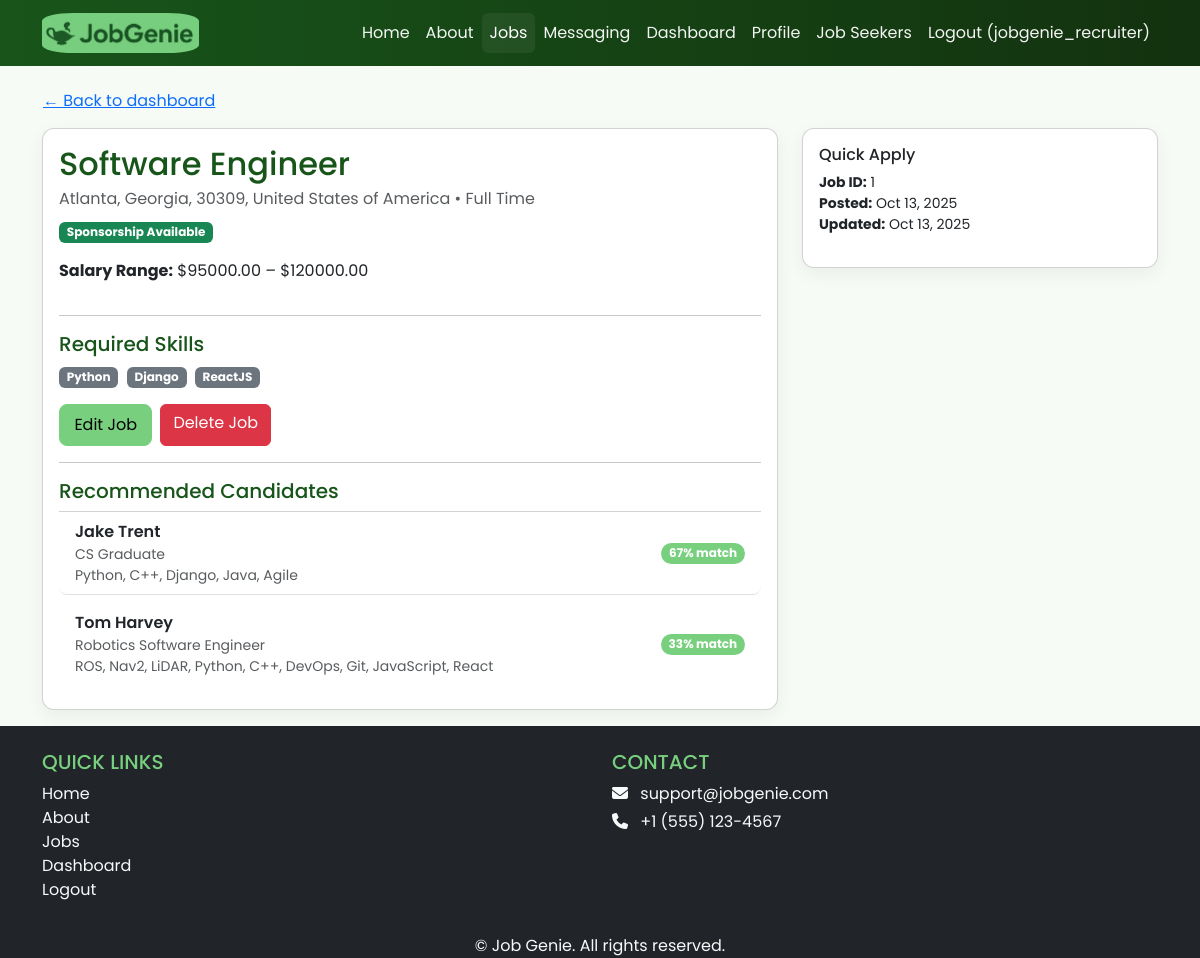
Page /jobs/1/ (signed in) on the committed database.
### jobs/models.py (models this page shows, shortened)
class Job(models.Model):
    JOB_TYPES = [
        ('FT', 'Full Time'),
        ('PT', 'Part Time'),
        ('IN', 'Internship'),
        ('CT', 'Contractor'),
    ]
    REMOTE_TYPES = [
        ('ON', 'On-site'),
        ('RE', 'Remote'),
        ('HY', 'Hybrid'),
    ]
    SPONSORSHIP_OPT = [
        ('YES', 'Sponsorship Available'),
        ('NO', 'No Sponsorship'),
    ]
    recruiter = models.ForeignKey(
    Recruiter,
    on_delete=models.CASCADE,
    related_name="jobs",
    null=True,
    blank=True
    )
    title = models.CharField(max_length=255)
    company_name = models.CharField(max_length=255, blank=True, default="")
    skills = models.TextField(help_text="List required skills, separated by commas", blank=True, default="")
    address = models.CharField(max_length=255, blank=True, help_text="Type office location or adjust pin on map")
    city = models.CharField(max_length=100, blank=True)
    state = models.CharField(max_length=100, blank=True)
    postal_code = models.CharField(max_length=20, blank=True)
    country = models.CharField(max_length=100, blank=True)
    salary_min = models.DecimalField(max_digits=10, decimal_places=2, null=True, blank=True)
    salary_max = models.DecimalField(max_digits=10, decimal_places=2, null=True, blank=True)
    job_type = models.CharField(max_length=2, choices=JOB_TYPES)
    visa_sponsorship = models.CharField(max_length=3, choices=SPONSORSHIP_OPT, default='NO')
    remote_type = models.CharField(max_length=2, choices=REMOTE_TYPES, default='ON')
    created_at = models.DateTimeField(auto_now_add=True)
    updated_at = models.DateTimeField(auto_now=True)
    lat = models.FloatField(null=True, blank=True)
    lng = models.FloatField(null=True, blank=True)
    @property
    def skill_list(self):
        return [s.strip() for s in self.skills.split(',')] if self.skills else []
    @property
    def full_address(self):
        parts = [self.address, self.city, self.state, self.postal_code, self.country]
        return ", ".join([p for p in parts if p])
    class Meta:
        indexes = [
            models.Index(fields=['job_type']),
            models.Index(fields=['remote_type']),
            models.Index(fields=['city']),
        ]
        ordering = ['-created_at']

### profiles/models.py (models this page shows, shortened)
class JobSeekerProfile(models.Model):
    first_name = models.CharField(max_length=255, default='Unknown')
    last_name = models.CharField(max_length=255, default='Unknown')
    user = models.OneToOneField(User, on_delete=models.CASCADE)
    headline = models.CharField(max_length=255)
    skills = models.TextField()
    education = models.TextField()
    work_experience = models.TextField()
    links = models.TextField(blank=True)
    email = models.EmailField(blank=True, null=True, help_text="Contact email for recruiters")
    is_public = models.BooleanField(default=True)  # privacy
    address = models.CharField(max_length=255, blank=True)
    city = models.CharField(max_length=100, blank=True)
    state = models.CharField(max_length=100, blank=True)
    postal_code = models.CharField(max_length=20, blank=True)
    country = models.CharField(max_length=100, blank=True)
    lat = models.FloatField(null=True, blank=True)
    lng = models.FloatField(null=True, blank=True)
    preferred_radius_km = models.PositiveIntegerField(
        null=True,
        blank=True,
        help_text="Preferred commute radius (km)"
    )

### jobs/views.py (the view)
# urls.py: path('<int:pk>/', JobDetailView.as_view(), name='job_detail'),
class JobDetailView(DetailView):
    model = Job
    template_name = 'jobs/job_detail.html'
    context_object_name = 'job'
    def get_context_data(self, **kwargs):
        ctx = super().get_context_data(**kwargs)
        if self.request.user.is_authenticated:
            ctx['application'] = Application.objects.filter(
                job=self.object, candidate=self.request.user
            ).first()
        recruiter = getattr(self.request.user, "recruiter_profile", None)
        if recruiter and self.object.recruiter_id == recruiter.id:
            ctx['job_recommendations'] = recommend_candidates_for_job(self.object, limit=5)
        return ctx

### jobs/templates/jobs/job_detail.html (shortened to what this page needs)
{% extends 'base.html' %}
{% load static %}
{% block content %}
<div class="p-3">
  <div class="container">
    {% if user.is_authenticated and user.userprofile.role == 'RECRUITER' %}
      <a href="{% url 'recruiters:dashboard' %}" class="btn btn-link ps-0">← Back to dashboard</a>
    {% else %}
      <a href="{% url 'job_list' %}" class="btn btn-link ps-0">← Back to jobs</a>
    {% endif %}
    <div class="row mt-2">
      <div class="col-lg-8">
        <div class="card p-3">
          <h2 class="mb-1">{{ job.title }}</h2>
          <div class="mb-2 text-muted">
            {{ job.full_address }} • {{ job.get_job_type_display }}
          </div>
          <div class="mb-3">
            <span class="badge {% if job.visa_sponsorship == 'YES' %}bg-success{% else %}bg-dark{% endif %}">
              {{ job.get_visa_sponsorship_display }}
            </span>
          </div>
          {% if job.salary_min or job.salary_max %}
            <p><strong>Salary Range:</strong>
              ${{ job.salary_min|default:"?" }} – ${{ job.salary_max|default:"?" }}
            </p>
          {% endif %}
          <hr>
          <h5>Required Skills</h5>
          <p class="mb-0">
            {% if job.skills %}
              {% for s in job.skill_list %}
                <span class="badge bg-secondary me-1">{{ s }}</span>
              {% endfor %}
            {% else %}
              <em>Not specified.</em>
            {% endif %}
          </p>
          {% if user.is_authenticated and user.recruiter_profile == job.recruiter %}
            <div class="mt-3 d-flex gap-2">
              <a href="{% url 'job_edit' job.pk %}" class="btn btn-primary">Edit Job</a>
              <a href="{% url 'job_delete' job.pk %}" class="btn btn-danger">Delete Job</a>
            </div>
          {% endif %}
          {% if user.is_authenticated and user.recruiter_profile == job.recruiter %}
            <hr>
            <h5 class="mb-2">Recommended Candidates</h5>
            {% if job_recommendations %}
              <ul class="list-group list-group-flush">
                {% for profile, score in job_recommendations %}
                  <a href="{% url 'profiles:jobseeker_detail' profile.pk %}"
                  class="list-group-item list-group-item-action d-flex justify-content-between align-items-center">
                    <div>
                      <div class="fw-semibold">{{ profile.first_name }} {{ profile.last_name }}</div>
                      <div class="text-muted small">{{ profile.headline }}</div>
                      <div class="text-muted small">{{ profile.skills|truncatechars:120 }}</div>
                    </div>
                    <span class="badge bg-primary rounded-pill">{{ score|floatformat:0 }}% match</span>
                  </a>
                {% endfor %}
              </ul>
            {% else %}
              <p class="text-muted">No recommendations yet.</p>
            {% endif %}
          {% endif %}
        </div>
      </div>
      <div class="col-lg-4 mt-3 mt-lg-0">
        <div class="card p-3">
          <h6 class="mb-2">Quick Apply</h6>
          <ul class="list-unstyled mb-0 small">
            <li><strong>Job ID:</strong> {{ job.id }}</li>
            <li><strong>Posted:</strong> {{ job.created_at|date:"M j, Y" }}</li>
            <li><strong>Updated:</strong> {{ job.updated_at|date:"M j, Y" }}</li>
          </ul>
        </div>
      </div>
    </div>
  </div>
</div>
{% endblock content %}

### jobgenie/templates/base.html (shortened to what this page needs)
<!DOCTYPE html>
<html>
{% load static %}
<head>
    <link href="https://cdn.jsdelivr.net/npm/bootstrap@5.3.3/dist/css/bootstrap.min.css" rel="stylesheet"
>
    <link rel="stylesheet" href="https://cdnjs.cloudflare.com/ajax/libs/font-awesome/6.1.1/css/all.min.css">
    <link rel="stylesheet" type="text/css" href="{% static 'css/style.css' %}">
</head>
<body class="d-flex flex-column min-vh-100">
    <header>
        <nav class="navbar navbar-expand-lg navbar-dark bg-dark">
            <div class="container">
                <a class="navbar-brand" href="{% url 'home.index' %}">
                    <img src="{% static 'img/logo.png' %}" alt="logo" height="40" style="border-radius: 20%;" />
                </a>
                <div class="collapse navbar-collapse" id="navbarNav">
                    <ul class="navbar-nav ms-auto">
                        <li class="nav-item">
                            <a class="nav-link {% if request.resolver_match.url_name == 'home.index' %}active{% endif %}"
                                href="{% url 'home.index' %}">Home</a>
                        </li>
                        <li class="nav-item">
                            <a class="nav-link {% if request.resolver_match.url_name == 'home.about' %}active{% endif %}"
                                href="{% url 'home.about' %}">About</a>
                        </li>
                        <li class="nav-item">
                            <a class="nav-link {% if request.path|slice:':6' == '/jobs/' %}active{% endif %}"
                                href="{% url 'job_list' %}">Jobs</a>
                        </li>
                        {% if user.is_authenticated %}
                        <li class="nav-item">
                            <a class="nav-link {% if request.path|slice:':10' == '/messaging' %}active{% endif %}"
                                href="{% url 'messaging:messaging_home' %}">Messaging</a>
                        </li>
                        {% if user.userprofile.role == "JOB_SEEKER" %}
                        <li class="nav-item">
                            <a class="nav-link {% if request.resolver_match.url_name == 'profiles:view_profile' %}active{% endif %}"
                                href="{% url 'profiles:view_profile' %}">My Profile</a>
                        </li>
                        <li class="nav-item">
                            <a class="nav-link {% if request.resolver_match.url_name == 'my_applications' %}active{% endif %}"
                                href="{% url 'my_applications' %}">My Applications</a>
                        </li>
                        {% elif user.userprofile.role == "RECRUITER" %}
                        <li class="nav-item">
                            <a class="nav-link {% if request.resolver_match.url_name == 'recruiters:dashboard' %}active{% endif %}"
                                href="{% url 'recruiters:dashboard' %}">Dashboard</a>
                        </li>
                        <li class="nav-item">
                            <a class="nav-link {% if request.resolver_match.url_name == 'recruiters:edit_profile' %}active{% endif %}"
                                href="{% url 'recruiters:edit_profile' %}">Profile</a>
                        </li>
                        <li class="nav-item">
                            <a class="nav-link {% if request.path|slice:':18' == '/profiles/jobseekers/' %}active{% endif %}"
                                href="{% url 'profiles:jobseeker_list' %}">Job Seekers</a>
                        </li>
                        {% else %}
                        <li class="nav-item">
                            <a class="nav-link" href="{% url 'accounts.signup' %}">Complete Profile</a>
                        </li>
                        {% endif %}
                        <li class="nav-item">
                            <a class="nav-link" href="{% url 'accounts.logout' %}">Logout ({{ user.username }})</a>
                        </li>
                        {% endif %}
                    </ul>
                </div>
            </div>
        </nav>
    </header>
    <div>
        {% block content %}
        {% endblock content %}
    </div>
    <footer class="mt-auto bg-dark text-light pt-4 mt-5">
        <div class="container text-center">
            <div class="row text-center text-md-start">
                <div class="col-md-6 mb-3">
                    <h5 class="text-uppercase">Quick Links</h5>
                    <ul class="list-unstyled">
                        <li><a href="{% url 'home.index' %}" class="text-light text-decoration-none">Home</a></li>
                        <li><a href="{% url 'home.about' %}" class="text-light text-decoration-none">About</a></li>
                        <li><a href="{% url 'job_list' %}" class="text-light text-decoration-none">Jobs</a></li>
                        {% if user.is_authenticated %}
                        {% if user.userprofile.role == "JOB_SEEKER" %}
                        <li><a href="{% url 'profiles:view_profile' %}" class="text-light text-decoration-none">My
                                Profile</a></li>
                        {% elif user.userprofile.role == "RECRUITER" %}
                        <li><a href="{% url 'recruiters:dashboard' %}"
                                class="text-light text-decoration-none">Dashboard</a></li>
                        {% endif %}
                        <li><a href="{% url 'accounts.logout' %}" class="text-light text-decoration-none">Logout</a>
                        </li>
                        {% else %}
                        <li><a href="{% url 'accounts.login' %}" class="text-light text-decoration-none">Login</a></li>
                        <li><a href="{% url 'accounts.signup' %}" class="text-light text-decoration-none">Sign Up</a>
                        </li>
                        {% endif %}
                    </ul>
                </div>
                <div class="col-md-6 mb-3">
                    <h5 class="text-uppercase">Contact</h5>
                    <p class="mb-1"><i class="fas fa-envelope me-2"></i> support@jobgenie.com</p>
                    <p class="mb-1"><i class="fas fa-phone me-2"></i> +1 (555) 123-4567</p>
                </div>
            </div>
            <p class="mb-0">&copy; {{ now|date:"Y" }} Job Genie. All rights reserved.</p>
        </div>
    </footer>
</body>
</html>

### rows in the picture
Job: title "Software Engineer", full_address "Atlanta, Georgia, 30309, United States of America", job_type "Full Time", visa_sponsorship "Sponsorship Available", salary_min "95000.00", salary_max "120000.00", id "1", created_at "Oct 13, 2025", updated_at "Oct 13, 2025"
JobSeekerProfile: first_name "Jake", last_name "Trent", headline "CS Graduate", skills "Python, C++, Django, Java, Agile", score "67"
JobSeekerProfile: first_name "Tom", last_name "Harvey", headline "Robotics Software Engineer", skills "ROS, Nav2, LiDAR, Python, C++, DevOps, Git, JavaScript, React", score "33"

### other values in the picture
{{ user.username }} "jobgenie_recruiter"
{{ s }} "Python" "Django" "ReactJS"
